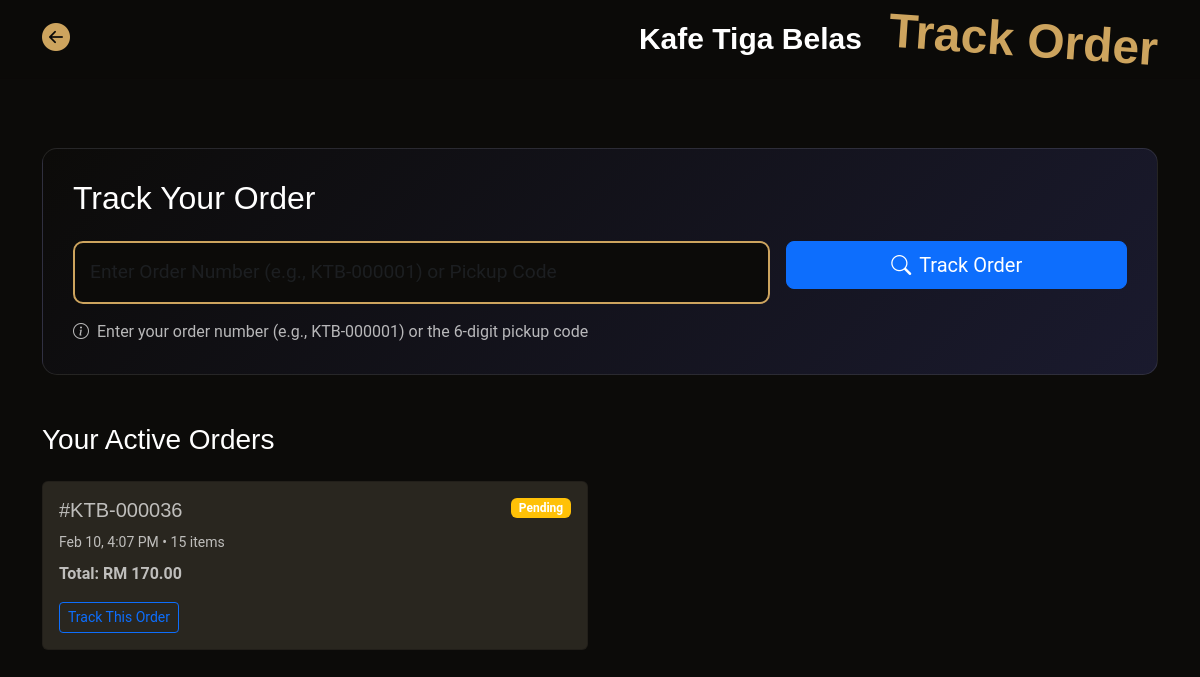
/order_track.php (signed in), run on an earlier commit of the app's database.
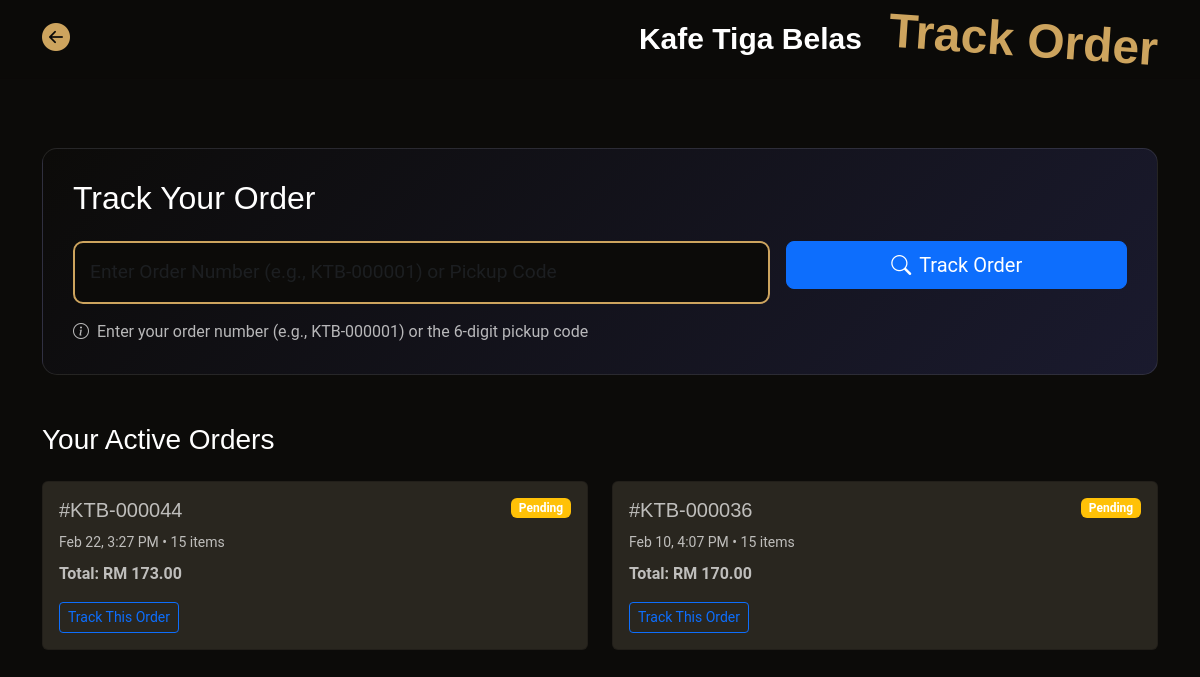
And on a later commit of the database.
### tables this page shows
CREATE TABLE `orders` (
  `id` int(11) NOT NULL,
  `user_id` int(11) DEFAULT NULL,
  `total_amount` decimal(10,2) NOT NULL,
  `payment_id` varchar(255) NOT NULL,
  `status` varchar(20) DEFAULT 'pending',
  `created_at` timestamp NOT NULL DEFAULT current_timestamp(),
  `updated_at` timestamp NOT NULL DEFAULT current_timestamp() ON UPDATE current_timestamp(),
  `estimated_ready_time` datetime DEFAULT NULL,
  `notes` text DEFAULT NULL,
  `pickup_code` varchar(10) DEFAULT NULL
);

### app/order_functions.php (called while the page is built, shortened)
<?php
function getCustomerOrders($pdo, $user_id, $limit = 10) {
    $limit = (int)$limit;
    $stmt = $pdo->prepare("
        SELECT o.*,
               COUNT(oi.id) as item_count,
               (SELECT status FROM order_status_logs WHERE order_id = o.id ORDER BY created_at DESC LIMIT 1) as current_status
        FROM orders o
        LEFT JOIN order_items oi ON o.id = oi.order_id
        WHERE o.user_id = ?
        GROUP BY o.id
        ORDER BY o.created_at DESC
        LIMIT " . $limit . "
    ");
    $stmt->execute([$user_id]);
    return $stmt->fetchAll(PDO::FETCH_ASSOC);
}
function getOrderStatusDisplay($status) {
    $statuses = [
        'pending' => ['text' => 'Pending', 'class' => 'warning', 'icon' => 'bi-hourglass'],
        'confirmed' => ['text' => 'Confirmed', 'class' => 'info', 'icon' => 'bi-check-circle'],
        'preparing' => ['text' => 'Preparing', 'class' => 'primary', 'icon' => 'bi-cup-hot'],
        'ready' => ['text' => 'Ready', 'class' => 'success', 'icon' => 'bi-bell'],
        'completed' => ['text' => 'Completed', 'class' => 'secondary', 'icon' => 'bi-check2-all'],
        'cancelled' => ['text' => 'Cancelled', 'class' => 'danger', 'icon' => 'bi-x-circle'],
    ];
    return $statuses[$status] ?? ['text' => 'Unknown', 'class' => 'dark', 'icon' => 'bi-question-circle'];
}
?>

### order_track.php (the view, shortened to what the changed rows need)
<?php
require 'app/db.php';
require 'app/order_functions.php';
$user_id = $_SESSION['user_id'];
$active_orders = [];
$all_orders = getCustomerOrders($pdo, $user_id, 50);
foreach ($all_orders as $order) {
    $status = $order['current_status'] ?? 'pending';
    if (!in_array($status, ['completed', 'cancelled'])) {
        $active_orders[] = $order;
    }
}
$tracking_code = $_GET['code'] ?? '';
?>
<!DOCTYPE html>
<html lang="en">
<head>
    <link href="assets/vendor/bootstrap/css/bootstrap.min.css" rel="stylesheet">
    <link href="assets/vendor/bootstrap-icons/bootstrap-icons.css" rel="stylesheet">
    <link href="assets/css/main.css" rel="stylesheet">
</head>
<body class="index-page">
    <header id="header" class="header fixed-top">
        <div class="branding d-flex align-items-center">
            <div class="container position-relative d-flex align-items-center justify-content-between">
                <a href="index.php" class="logo d-flex align-items-center me-auto me-xl-0">
                    <h1 class="sitename">Kafe Tiga Belas</h1>
                    <h1 style="font-size: 3em; transform: rotate(4deg); color: var(--accent-color);"
                        class="sitename">&nbsp;&nbsp;Track Order</h1>
                </a>
            </div>
        </div>
    </header>
    <main class="main">
        <div class="container py-5" style="margin-top: 100px;">
            <div class="tracking-card">
                <h2 class="mb-4">Track Your Order</h2>
            </div>
            <?php if (empty($tracking_code) && !empty($active_orders)): ?>
            <div class="mt-5">
                <div class="row">
                    <?php foreach ($active_orders as $order): ?>
                    <?php
                    $order_status = $order['current_status'] ?? 'pending';
                    $status_display = getOrderStatusDisplay($order_status);
                    ?>
                    <div class="col-md-6 mb-3">
                        <div class="card h-100">
                            <div class="card-body">
                                <div class="d-flex justify-content-between align-items-start mb-2">
                                    <h5 class="card-title mb-0">
                                        #KTB-<?php echo str_pad($order['id'], 6, '0', STR_PAD_LEFT); ?>
                                    </h5>
                                    <span class="badge bg-<?php echo $status_display['class']; ?>">
                                        <?php echo $status_display['text']; ?>
                                    </span>
                                </div>
                                <p class="card-text mb-2">
                                    <small>
                                        <?php echo date('M j, g:i A', strtotime($order['created_at'])); ?> •
                                        <?php echo $order['item_count']; ?> items
                                    </small>
                                </p>
                                <p class="card-text mb-3">
                                    <strong>Total: RM <?php echo number_format($order['total_amount'], 2); ?></strong>
                                </p>
                                <a href="order_details.php?order_id=<?php echo $order['id']; ?>"
                                   class="btn btn-outline-primary btn-sm">
                                    Track This Order
                                </a>
                            </div>
                        </div>
                    </div>
                    <?php endforeach; ?>
                </div>
            </div>
            <?php endif; ?>
        </div>
    </main>
</body>
</html>

What changed in the data, as far as the page shows it:
added orders: id "000044", text "Pending", created_at "Feb 22, 3:27 PM", item_count "15", total_amount "173.00"
